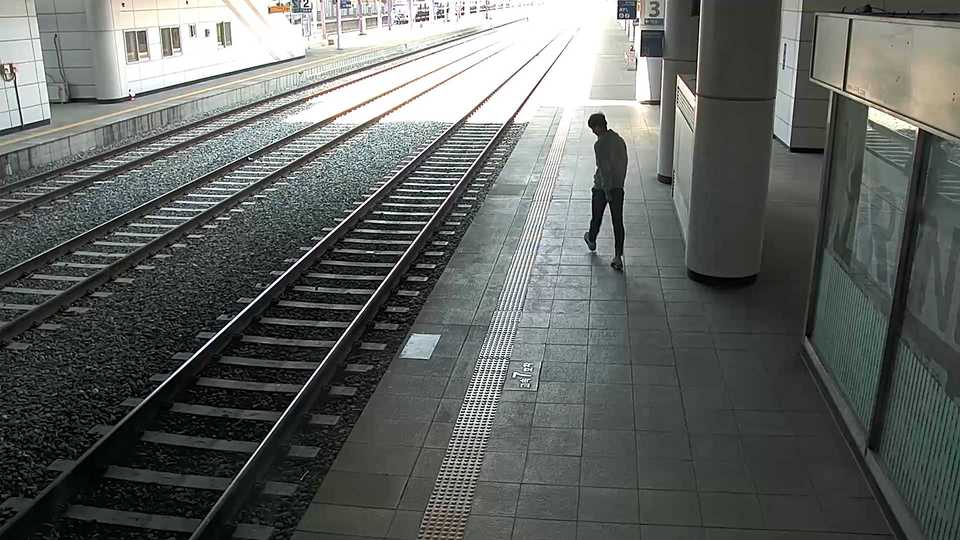
//> input picture bin/data/daejeon.jpg, 960 x 540 px
$ ./simple_object_proposal   (built with g++ and OpenCV 4)
//> lines starting //> are read from the running program, lines starting //| are printed output that depends on the picture; after the words box and inside, x2 and y2 are one past the last pixel; in counts of white or black regions, pixels touching at a corner belong together
#include "opencv_all.hpp"

void MouseEventHandler(int event, int x, int y, int flags, void* param)
{
    if (event == cv::EVENT_LBUTTONDOWN)
    {
        cv::Point2i* point = (cv::Point2i*)param;
        point->x = x;
        point->y = y;
    }
}

int main(void)
{
    bool use_box = false;
    double f = 810.5, cx = 480, cy = 270, theta = 18.7 * CV_PI / 180, L = 3.31;
    double H = 1.9;

    // Load background and object images
    cv::Mat image = cv::imread("data/daejeon.jpg");
//> image is the input picture: 540 rows x 960 cols, CV_8UC3; mean B, G, R 97.9, 100.4, 96.8
    cv::Mat object = cv::imread("data/daejeon_giraffe.png");
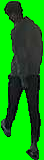
//> input picture bin/data/daejeon_giraffe.png, 44 x 160 px
//> object is the input picture: 160 rows x 44 cols, CV_8UC3; mean B, G, R 19.9, 145.6, 18.7
    if (image.empty() || object.empty()) return -1;

    // Prepare an object mask
    std::vector<cv::Mat> object_ch(object.channels());
    cv::split(object, object_ch);
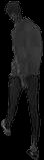
//> object_ch[0]: 160 rows x 44 cols, CV_8UC1; min 0, max 129, mean 19.9
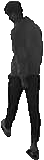
//> object_ch[1]: 160 rows x 44 cols, CV_8UC1; min 0, max 255, mean 145.6
    if (object_ch.size() < 3) return -1;
    cv::Mat object_mask = (object_ch[0] != 0) | (object_ch[1] != 255) | (object_ch[2] != 0); // Background is green, (0, 255, 0).
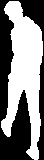
//> object_mask: 160 rows x 44 cols, CV_8UC1; 51% white; 1 black region, box (x1, y1, x2, y2) and area: (0, 0, 44, 160) 3453

    // Configure mouse callback
    cv::Point2i contact;
    cv::namedWindow("3DV Tutorial: Simple Object Proposal");
    cv::setMouseCallback("3DV Tutorial: Simple Object Proposal", MouseEventHandler, &contact);

    // Show object proposals if clicked
    cv::Point2i contact_prev;
    while (true)
    {
        if (contact != contact_prev)
        {
            // Calculate a head point from the given contact point
            double phi = atan2(contact.y - cy, f);
            double Z = L / tan(phi + theta);
            double head = cy + f * tan(atan2(L - H, Z) - theta);

            // Draw the object proposal
            cv::Rect obj_box;
            obj_box.x = contact.x;
            obj_box.y = head;
            obj_box.height = contact.y - head;
            obj_box.width = object.cols * (contact.y - head) / object.rows;
            if (use_box) cv::rectangle(image, obj_box, cv::Scalar(0, 255, 0), 2);
            else if (obj_box.tl().x >= 0 && obj_box.tl().y >= 0 && obj_box.br().x < image.cols && obj_box.br().y < image.rows)
            {
                cv::Mat obj, obj_mask;
                cv::resize(object, obj, obj_box.size(), 0, 0, 0);
                cv::resize(object_mask, obj_mask, obj_box.size(), 0, 0, 0);
                obj.copyTo(image(obj_box), obj_mask);
            }
            contact_prev = contact;
        }

        // Show the image
        cv::imshow("3DV Tutorial: Simple Object Proposal", image);
        int key = cv::waitKey(1);
//> the Esc key is pressed
        if (key == 27) break; // 'ESC' key: Exit
    }

    return 0;
}
